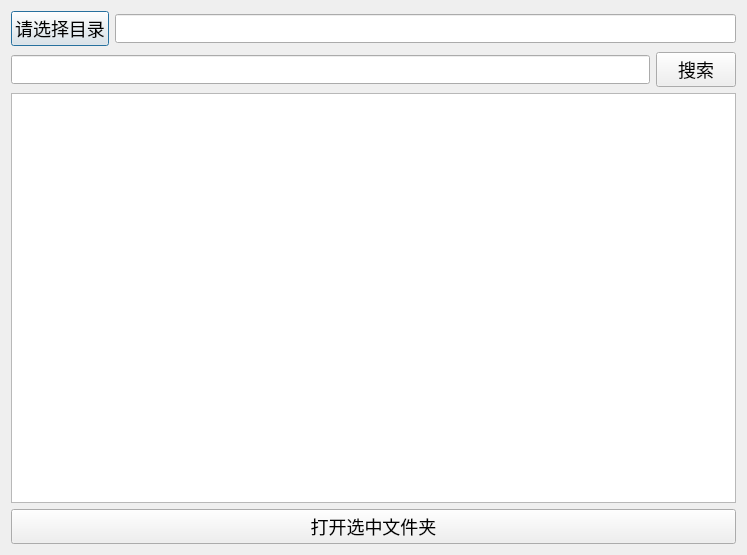
<?xml version="1.0" encoding="UTF-8"?>
<ui version="4.0">
 <class>Search</class>
 <widget class="QDialog" name="Search">
  <property name="geometry">
   <rect>
    <x>0</x>
    <y>0</y>
    <width>747</width>
    <height>555</height>
   </rect>
  </property>
  <property name="windowTitle">
   <string>文档搜集神器</string>
  </property>
  <property name="styleSheet">
   <string notr="true">* {
	font-size:18px;
}
</string>
  </property>
  <layout class="QVBoxLayout" name="verticalLayout">
   <item>
    <layout class="QHBoxLayout" name="horizontalLayout">
     <item>
      <widget class="QPushButton" name="choose">
       <property name="text">
        <string>请选择目录</string>
       </property>
      </widget>
     </item>
     <item>
      <widget class="QLineEdit" name="lineEdit_dir">
       <property name="text">
        <string/>
       </property>
      </widget>
     </item>
    </layout>
   </item>
   <item>
    <layout class="QHBoxLayout" name="horizontalLayout_2">
     <item>
      <widget class="QLineEdit" name="lineEdit_search">
       <property name="text">
        <string/>
       </property>
      </widget>
     </item>
     <item>
      <widget class="QPushButton" name="search">
       <property name="text">
        <string>搜索</string>
       </property>
      </widget>
     </item>
    </layout>
   </item>
   <item>
    <widget class="QListWidget" name="listWidget"/>
   </item>
   <item>
    <widget class="QPushButton" name="open">
     <property name="text">
      <string>打开选中文件夹</string>
     </property>
    </widget>
   </item>
  </layout>
 </widget>
 <resources/>
 <connections/>
</ui>
